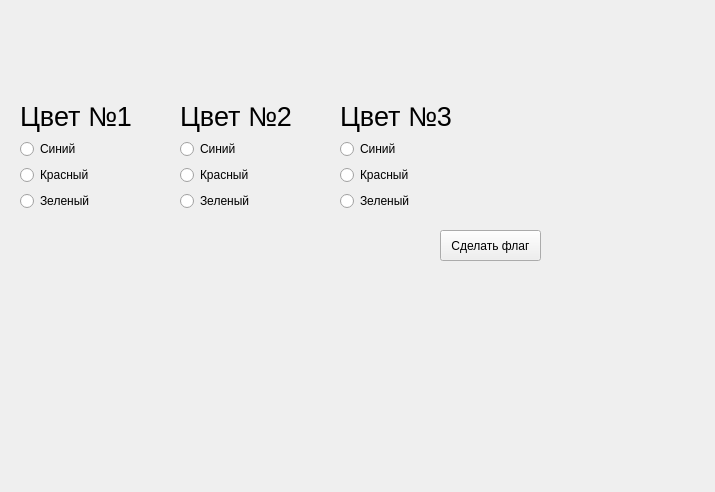
<?xml version="1.0" encoding="UTF-8"?>
<ui version="4.0">
 <class>Form</class>
 <widget class="QWidget" name="Form">
  <property name="geometry">
   <rect>
    <x>0</x>
    <y>0</y>
    <width>715</width>
    <height>492</height>
   </rect>
  </property>
  <property name="windowTitle">
   <string>Form</string>
  </property>
  <widget class="QWidget" name="verticalLayoutWidget">
   <property name="geometry">
    <rect>
     <x>20</x>
     <y>100</y>
     <width>131</width>
     <height>111</height>
    </rect>
   </property>
   <layout class="QVBoxLayout" name="verticalLayout">
    <item>
     <widget class="QLabel" name="label">
      <property name="font">
       <font>
        <pointsize>20</pointsize>
       </font>
      </property>
      <property name="text">
       <string>Цвет №1</string>
      </property>
     </widget>
    </item>
    <item>
     <widget class="QRadioButton" name="radioButton_2">
      <property name="text">
       <string>Синий</string>
      </property>
      <attribute name="buttonGroup">
       <string notr="true">buttonGroup</string>
      </attribute>
     </widget>
    </item>
    <item>
     <widget class="QRadioButton" name="radioButton_3">
      <property name="text">
       <string>Красный</string>
      </property>
      <attribute name="buttonGroup">
       <string notr="true">buttonGroup</string>
      </attribute>
     </widget>
    </item>
    <item>
     <widget class="QRadioButton" name="radioButton">
      <property name="text">
       <string>Зеленый</string>
      </property>
      <attribute name="buttonGroup">
       <string notr="true">buttonGroup</string>
      </attribute>
     </widget>
    </item>
   </layout>
  </widget>
  <widget class="QWidget" name="verticalLayoutWidget_2">
   <property name="geometry">
    <rect>
     <x>180</x>
     <y>100</y>
     <width>131</width>
     <height>111</height>
    </rect>
   </property>
   <layout class="QVBoxLayout" name="verticalLayout_2">
    <item>
     <widget class="QLabel" name="label_2">
      <property name="font">
       <font>
        <pointsize>20</pointsize>
       </font>
      </property>
      <property name="text">
       <string>Цвет №2</string>
      </property>
     </widget>
    </item>
    <item>
     <widget class="QRadioButton" name="radioButton_4">
      <property name="text">
       <string>Синий</string>
      </property>
      <attribute name="buttonGroup">
       <string notr="true">buttonGroup_2</string>
      </attribute>
     </widget>
    </item>
    <item>
     <widget class="QRadioButton" name="radioButton_5">
      <property name="text">
       <string>Красный</string>
      </property>
      <attribute name="buttonGroup">
       <string notr="true">buttonGroup_2</string>
      </attribute>
     </widget>
    </item>
    <item>
     <widget class="QRadioButton" name="radioButton_6">
      <property name="text">
       <string>Зеленый</string>
      </property>
      <attribute name="buttonGroup">
       <string notr="true">buttonGroup_2</string>
      </attribute>
     </widget>
    </item>
   </layout>
  </widget>
  <widget class="QWidget" name="verticalLayoutWidget_3">
   <property name="geometry">
    <rect>
     <x>340</x>
     <y>100</y>
     <width>131</width>
     <height>111</height>
    </rect>
   </property>
   <layout class="QVBoxLayout" name="verticalLayout_3">
    <item>
     <widget class="QLabel" name="label_3">
      <property name="font">
       <font>
        <pointsize>20</pointsize>
       </font>
      </property>
      <property name="text">
       <string>Цвет №3</string>
      </property>
     </widget>
    </item>
    <item>
     <widget class="QRadioButton" name="radioButton_7">
      <property name="text">
       <string>Синий</string>
      </property>
      <attribute name="buttonGroup">
       <string notr="true">buttonGroup_3</string>
      </attribute>
     </widget>
    </item>
    <item>
     <widget class="QRadioButton" name="radioButton_8">
      <property name="text">
       <string>Красный</string>
      </property>
      <attribute name="buttonGroup">
       <string notr="true">buttonGroup_3</string>
      </attribute>
     </widget>
    </item>
    <item>
     <widget class="QRadioButton" name="radioButton_9">
      <property name="text">
       <string>Зеленый</string>
      </property>
      <attribute name="buttonGroup">
       <string notr="true">buttonGroup_3</string>
      </attribute>
     </widget>
    </item>
   </layout>
  </widget>
  <widget class="QPushButton" name="pushButton">
   <property name="geometry">
    <rect>
     <x>440</x>
     <y>230</y>
     <width>101</width>
     <height>31</height>
    </rect>
   </property>
   <property name="text">
    <string>Сделать флаг</string>
   </property>
  </widget>
  <widget class="QLabel" name="label_4">
   <property name="geometry">
    <rect>
     <x>70</x>
     <y>250</y>
     <width>261</width>
     <height>161</height>
    </rect>
   </property>
   <property name="text">
    <string/>
   </property>
  </widget>
 </widget>
 <resources/>
 <connections/>
 <buttongroups>
  <buttongroup name="buttonGroup"/>
  <buttongroup name="buttonGroup_2"/>
  <buttongroup name="buttonGroup_3"/>
 </buttongroups>
</ui>
